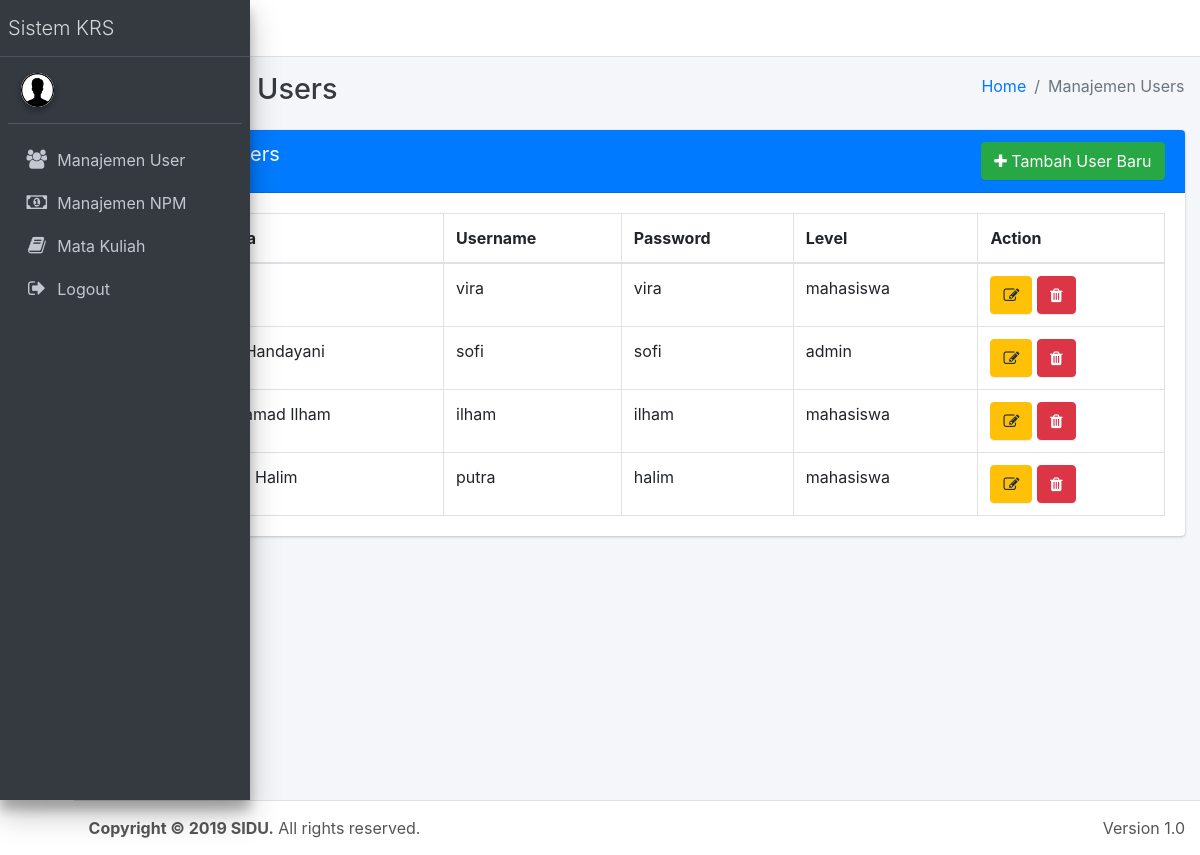
The app's page /admin/index.php with its own data.
### tables this page shows
CREATE TABLE IF NOT EXISTS `user` (
  `id` int(11) NOT NULL,
  `nama` varchar(30) NOT NULL,
  `username` varchar(30) NOT NULL,
  `password` varchar(30) NOT NULL,
  `level` varchar(20) NOT NULL
);

### admin/index.php (the view, shortened to what this page needs)
<?php
include("../config.php");
include("partial/header.php");
$no = 1;
$query = mysqli_query($conn, "SELECT * FROM user");
?>
  <div class="content-wrapper">
    <div class="content-header">
      <div class="container-fluid">
        <div class="row mb-2">
          <div class="col-sm-6">
            <h1 class="m-0 text-dark">Manajemen Users</h1>
          </div>
          <div class="col-sm-6">
            <ol class="breadcrumb float-sm-right">
              <li class="breadcrumb-item"><a href="#">Home</a></li>
              <li class="breadcrumb-item active">Manajemen Users</li>
            </ol>
          </div>
        </div>
      </div>
    </div>
    <section class="content">
      <div class="container-fluid">
        <div class="row">
          <div class="col-md-12">
            <div class="card">
              <div class="card-header bg-primary">
                <h5 class="card-title">Manajemen Users
                  <div class="float-right">
                    <button type="button" name="adduser" class="btn btn-success" data-toggle="modal" data-target="#myModal"><i class="fa fa-plus"></i> Tambah User Baru</button>
                  </div>
                </h5>
              </div>
              <form action="process/npmsubmit.php" method="POST">
                <div class="card-body">
                  <table class="table table-bordered">
                    <thead>
                      <tr>
                        <th>No.</th>
                        <th>Nama</th>
                        <th>Username</th>
                        <th>Password</th>
                        <th>Level</th>
                        <th>Action</th>
                      </tr>
                    </thead>
                    <tbody>
                      <?php while($data=mysqli_fetch_array($query)){ ?>
                        <tr>
                          <td><?php echo $no++; ?></td>
                          <td><?php echo $data['nama']; ?></td>
                          <td><?php echo $data['username']; ?></td>
                          <td><?php echo $data['password']; ?></td>
                          <td><?php echo $data['level']; ?></td>
                          <td>
                            <a href="edit_user.php?id=<?php echo $data['id']; ?>" class="btn btn-warning"><i class="fa fa-edit"></i></a>
                            <a href="process/delete-users.php?id=<?php echo $data['id']; ?>" onclick="return confirm('Yakin Hapus?')" class="btn btn-danger"><i class="fa fa-trash"></i></a>
						  </td>
                        </tr>
                      <?php } ?>
                    </tbody>
                  </table>
                </div>
              </form>
            </div>
          </div>
        </div>
      </div>
    </section>
  </div>
  <?php include("partial/footer.php");?>
</div>
</body>
</html>

### records on screen
user: username "vira", password "vira", level "mahasiswa"
user: nama "Sofi Handayani", username "sofi", password "sofi", level "admin"
user: nama "Muhamad Ilham", username "ilham", password "ilham", level "mahasiswa"
user: nama "Putra Halim", username "putra", password "halim", level "mahasiswa"
